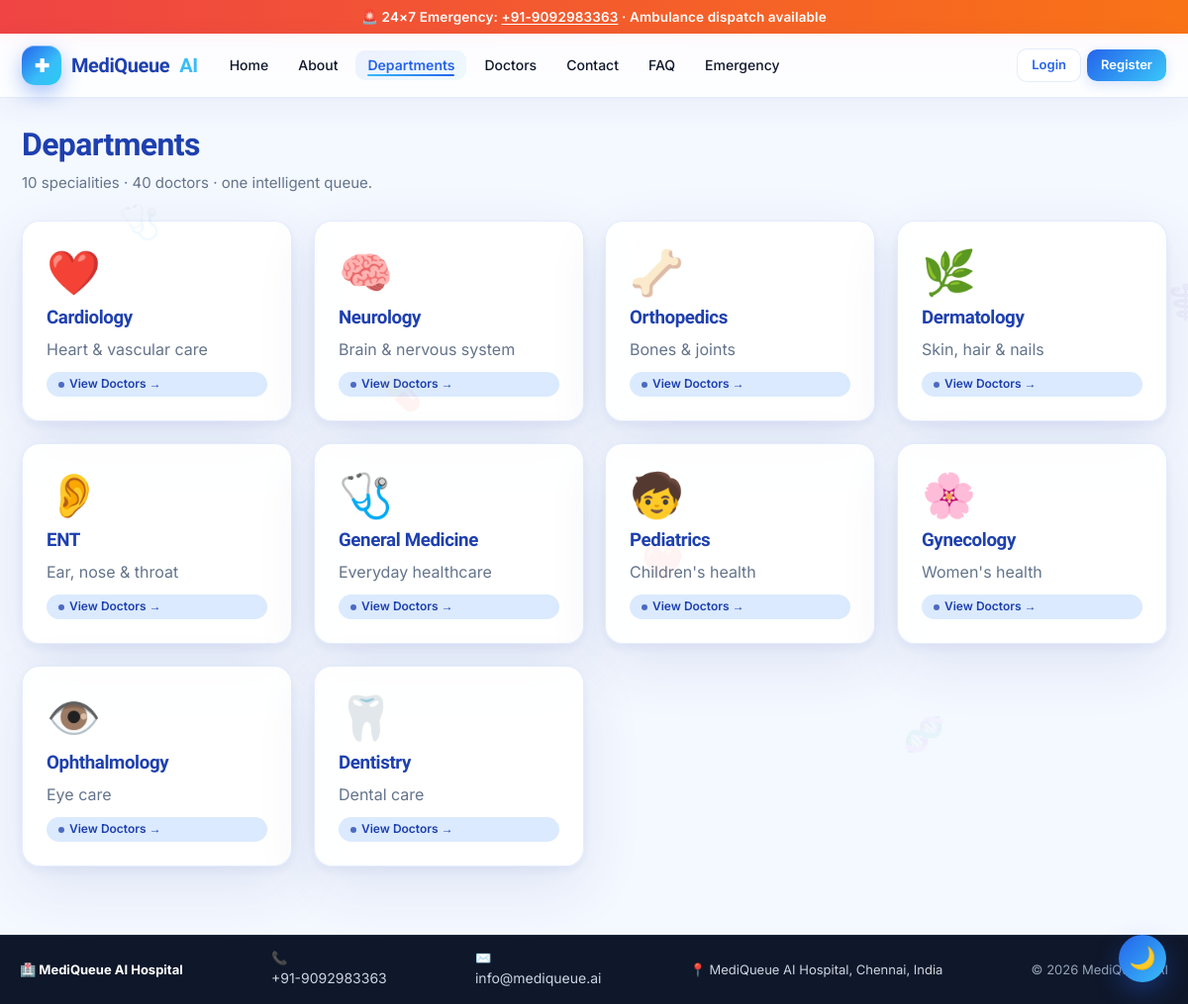
The page /departments on the database its author committed.
### tables this page shows
CREATE TABLE departments(
            id INTEGER PRIMARY KEY, name TEXT UNIQUE, description TEXT, icon TEXT);

CREATE TABLE app_settings(
        key TEXT PRIMARY KEY,
        value TEXT
    );

### backend/core/routes.py (the view)
    @app.route("/departments")
    def departments():
        return render_template("departments.html", depts=query("SELECT * FROM departments"))

### backend/core/models.py (called while the page is built)
def get_conn():
    conn = sqlite3.connect(Config.DATABASE)
    conn.row_factory = sqlite3.Row
    conn.execute("PRAGMA foreign_keys = ON")
    return conn

def query(sql, params=(), one=False):
    with get_conn() as c:
        cur = c.execute(sql, params)
        rows = cur.fetchall()
        return (rows[0] if rows else None) if one else rows

### frontend/templates/departments.html
{% extends "base.html" %}{% block content %}
<div class="container">
  <h1 class="section-title">Departments</h1>
  <p class="section-sub">10 specialities · 40 doctors · one intelligent queue.</p>
  <div class="grid c3">
    {% for d in depts %}
    <a class="card" href="/doctors?dept={{d.name}}" style="text-decoration:none;color:inherit">
      <div style="font-size:44px">{{d.icon}}</div>
      <h3 style="margin:8px 0;color:var(--deep)">{{d.name}}</h3>
      <p style="color:var(--muted);margin:0 0 10px">{{d.description}}</p>
      <span class="pill inprogress">View Doctors →</span>
    </a>
    {% endfor %}
  </div>
</div>{% endblock %}

### frontend/templates/base.html (shortened to what this page needs)
<!doctype html>
<html lang="en">
<head>
<link rel="stylesheet" href="{{ url_for('static', filename='css/style.css') }}"/>
<link rel="stylesheet" href="{{ url_for('static', filename='css/premium.css') }}"/>
<link rel="stylesheet" href="{{ url_for('static', filename='css/mq.css') }}"/>
<link rel="stylesheet" href="{{ url_for('static', filename='css/enterprise.css') }}"/>
</head>
<body class="{{ 'mq-dark' if SETTINGS and SETTINGS.get('theme')=='dark' else '' }}">
<div class="orb a"></div><div class="orb b"></div><div class="orb c"></div>
{% if not session.get('role') or session.get('role')=='patient' %}
<div class="emerg">🚨 24×7 Emergency: <a href="tel:{{ CFG.EMERGENCY_NUMBER }}">{{ CFG.EMERGENCY_NUMBER }}</a> · Ambulance dispatch available</div>
{% endif %}
<nav class="nav">
  <div class="nav-inner">
    {% set role = session.get('role') %}
    {% if role == 'admin' %}
      <a class="brand" href="/admin"><span class="logo">✚</span> MediQueue<span style="color:var(--sky)">AI</span> <small style="color:var(--muted);font-size:12px;margin-left:6px">Admin</small></a>
      <a class="link" href="/admin">Dashboard</a>
      <a class="link" href="/admin/patients">Patients</a>
      <a class="link" href="/admin/appointments">Appointments</a>
      <a class="link" href="/admin/doctors">Doctors</a>
      <a class="link" href="/admin/departments">Departments</a>
      <a class="link" href="/admin/qr-checkin">Check-In</a>
      <a class="link" href="/admin/history">History</a>
      <a class="link" href="/admin/settings">Settings</a>
      <div class="spacer"></div>
      <span class="link" style="color:var(--muted)">Hi, Administrator</span>
      <a class="btn ghost sm" href="/logout">Logout</a>
    {% else %}
      <a class="brand" href="/"><span class="logo">✚</span> MediQueue<span style="color:var(--sky)">AI</span></a>
      <a class="link" href="/">Home</a>
      <a class="link" href="/about">About</a>
      <a class="link" href="/departments">Departments</a>
      <a class="link" href="/doctors">Doctors</a>
      <a class="link" href="/contact">Contact</a>
      <a class="link" href="/faq">FAQ</a>
      <a class="link" href="/emergency">Emergency</a>
      <a class="btn ghost sm" href="/login">Login</a>
      <a class="btn sm" href="/register">Register</a>
    {% endif %}
  </div>
</nav>
{% block content %}{% endblock %}
<footer class="compact-footer" style="margin-top:40px;padding:14px 20px;background:#0f172a;color:#cbd5e1;border-top:1px solid #1e293b">
  <div style="max-width:1200px;margin:0 auto;display:flex;flex-wrap:wrap;justify-content:space-between;align-items:center;gap:10px;font-size:13px">
    <div><b style="color:#fff">🏥 {{ CFG.HOSPITAL_NAME }}</b></div>
    <div>📞 <a href="tel:{{ CFG.EMERGENCY_NUMBER }}" style="color:#cbd5e1">{{ CFG.EMERGENCY_NUMBER }}</a></div>
    <div>✉️ <a href="mailto:{{ CFG.HOSPITAL_EMAIL or 'info@mediqueue.ai' }}" style="color:#cbd5e1">{{ CFG.HOSPITAL_EMAIL or 'info@mediqueue.ai' }}</a></div>
    <div>📍 {{ CFG.HOSPITAL_ADDRESS or 'MediQueue AI Hospital' }}</div>
    <div style="color:#94a3b8">© {{ now.year }} MediQueue AI</div>
  </div>
</footer>
</body></html>

### frontend/static/css/premium.css (style rules this page uses)
:root { --glass-bg: rgba(255,255,255,.65); --glass-brd: rgba(255,255,255,.55); --glass-shadow: 0 12px 32px rgba(37,99,235,.12); --ease: cubic-bezier(.4,.14,.3,1); }
main,.container { animation:fadeUp .5s var(--ease) }

### frontend/static/css/mq.css (style rules this page uses)
:root { --mq-blue:#2563eb; --mq-blue-600:#1d4ed8; --mq-blue-400:#60a5fa; --mq-sky:#38bdf8; --mq-cyan:#22d3ee; --mq-ink:#0f172a; --mq-slate:#475569; --mq-muted:#64748b; --mq-line:#e2e8f0; --mq-bg:#f4f8ff; --mq-card:#ffffff; --mq-ok:#10b981; --mq-warn:#f59e0b; --mq-danger:#ef4444; --mq-violet:#6366f1; --mq-radius:18px; --mq-shadow:0 18px 40px -22px rgba(30,64,175,.45); --mq-shadow-lg:0 28px 60px -28px rgba(30,64,175,.55); --mq-grad:linear-gradient(135deg,#2563eb 0%,#38bdf8 100%); --mq-grad-soft:linear-gradient(135deg,#eff6ff 0%,#f0f9ff 100%); }

### frontend/static/css/enterprise.css (style rules this page uses)
:root { --mq-ink:#0f172a;--mq-line:#e2e8f0;--mq-sky:#0ea5e9;--mq-ok:#16a34a;--mq-bad:#dc2626;--mq-warn:#d97706;--mq-card:rgba(255,255,255,.78) }

### rows shown on the page
departments: icon "❤️", name "Cardiology", description "Heart & vascular care"
departments: icon "🧠", name "Neurology", description "Brain & nervous system"
departments: icon "🦴", name "Orthopedics", description "Bones & joints"
departments: icon "🌿", name "Dermatology", description "Skin, hair & nails"
departments: icon "👂", name "ENT", description "Ear, nose & throat"
departments: icon "🩺", name "General Medicine", description "Everyday healthcare"
departments: icon "🧒", name "Pediatrics", description "Children's health"
departments: icon "🌸", name "Gynecology", description "Women's health"
departments: icon "👁️", name "Ophthalmology", description "Eye care"
departments: icon "🦷", name "Dentistry", description "Dental care"
app_settings: HOSPITAL_NAME "MediQueue AI Hospital"

### other values the page prints
{{ CFG.EMERGENCY_NUMBER }} "+91-9092983363"
{{ CFG.HOSPITAL_EMAIL or 'info@mediqueue.ai' }} "info@mediqueue.ai"
{{ CFG.HOSPITAL_ADDRESS or 'MediQueue AI Hospital' }} "MediQueue AI Hospital, Chennai, India"
